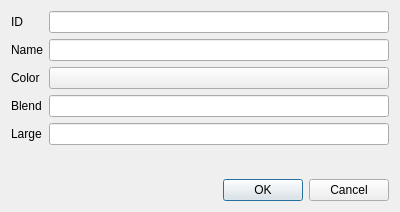
<?xml version="1.0" encoding="UTF-8"?>
<ui version="4.0">
 <class>WallEditor</class>
 <widget class="QDialog" name="WallEditor">
  <property name="geometry">
   <rect>
    <x>0</x>
    <y>0</y>
    <width>400</width>
    <height>212</height>
   </rect>
  </property>
  <property name="windowTitle">
   <string>Dialog</string>
  </property>
  <layout class="QVBoxLayout" name="verticalLayout">
   <item>
    <layout class="QFormLayout" name="formLayout">
     <item row="0" column="0">
      <widget class="QLabel" name="iDLabel">
       <property name="text">
        <string>ID</string>
       </property>
      </widget>
     </item>
     <item row="1" column="0">
      <widget class="QLabel" name="nameLabel">
       <property name="text">
        <string>Name</string>
       </property>
      </widget>
     </item>
     <item row="1" column="1">
      <widget class="QLineEdit" name="name"/>
     </item>
     <item row="2" column="0">
      <widget class="QLabel" name="colorLabel">
       <property name="text">
        <string>Color</string>
       </property>
      </widget>
     </item>
     <item row="2" column="1">
      <widget class="QPushButton" name="color"/>
     </item>
     <item row="3" column="0">
      <widget class="QLabel" name="blendLabel">
       <property name="text">
        <string>Blend</string>
       </property>
      </widget>
     </item>
     <item row="4" column="0">
      <widget class="QLabel" name="largeLabel">
       <property name="text">
        <string>Large</string>
       </property>
      </widget>
     </item>
     <item row="0" column="1">
      <widget class="QLineEdit" name="id"/>
     </item>
     <item row="3" column="1">
      <widget class="QLineEdit" name="blend"/>
     </item>
     <item row="4" column="1">
      <widget class="QLineEdit" name="large"/>
     </item>
    </layout>
   </item>
   <item>
    <widget class="QDialogButtonBox" name="buttonBox">
     <property name="orientation">
      <enum>Qt::Horizontal</enum>
     </property>
     <property name="standardButtons">
      <set>QDialogButtonBox::Cancel|QDialogButtonBox::Ok</set>
     </property>
    </widget>
   </item>
  </layout>
 </widget>
 <resources/>
 <connections>
  <connection>
   <sender>buttonBox</sender>
   <signal>accepted()</signal>
   <receiver>WallEditor</receiver>
   <slot>accept()</slot>
   <hints>
    <hint type="sourcelabel">
     <x>248</x>
     <y>254</y>
    </hint>
    <hint type="destinationlabel">
     <x>157</x>
     <y>274</y>
    </hint>
   </hints>
  </connection>
  <connection>
   <sender>buttonBox</sender>
   <signal>rejected()</signal>
   <receiver>WallEditor</receiver>
   <slot>reject()</slot>
   <hints>
    <hint type="sourcelabel">
     <x>316</x>
     <y>260</y>
    </hint>
    <hint type="destinationlabel">
     <x>286</x>
     <y>274</y>
    </hint>
   </hints>
  </connection>
  <connection>
   <sender>color</sender>
   <signal>clicked()</signal>
   <receiver>WallEditor</receiver>
   <slot>changeColor()</slot>
   <hints>
    <hint type="sourcelabel">
     <x>221</x>
     <y>84</y>
    </hint>
    <hint type="destinationlabel">
     <x>199</x>
     <y>105</y>
    </hint>
   </hints>
  </connection>
 </connections>
 <slots>
  <slot>changeColor()</slot>
 </slots>
</ui>
